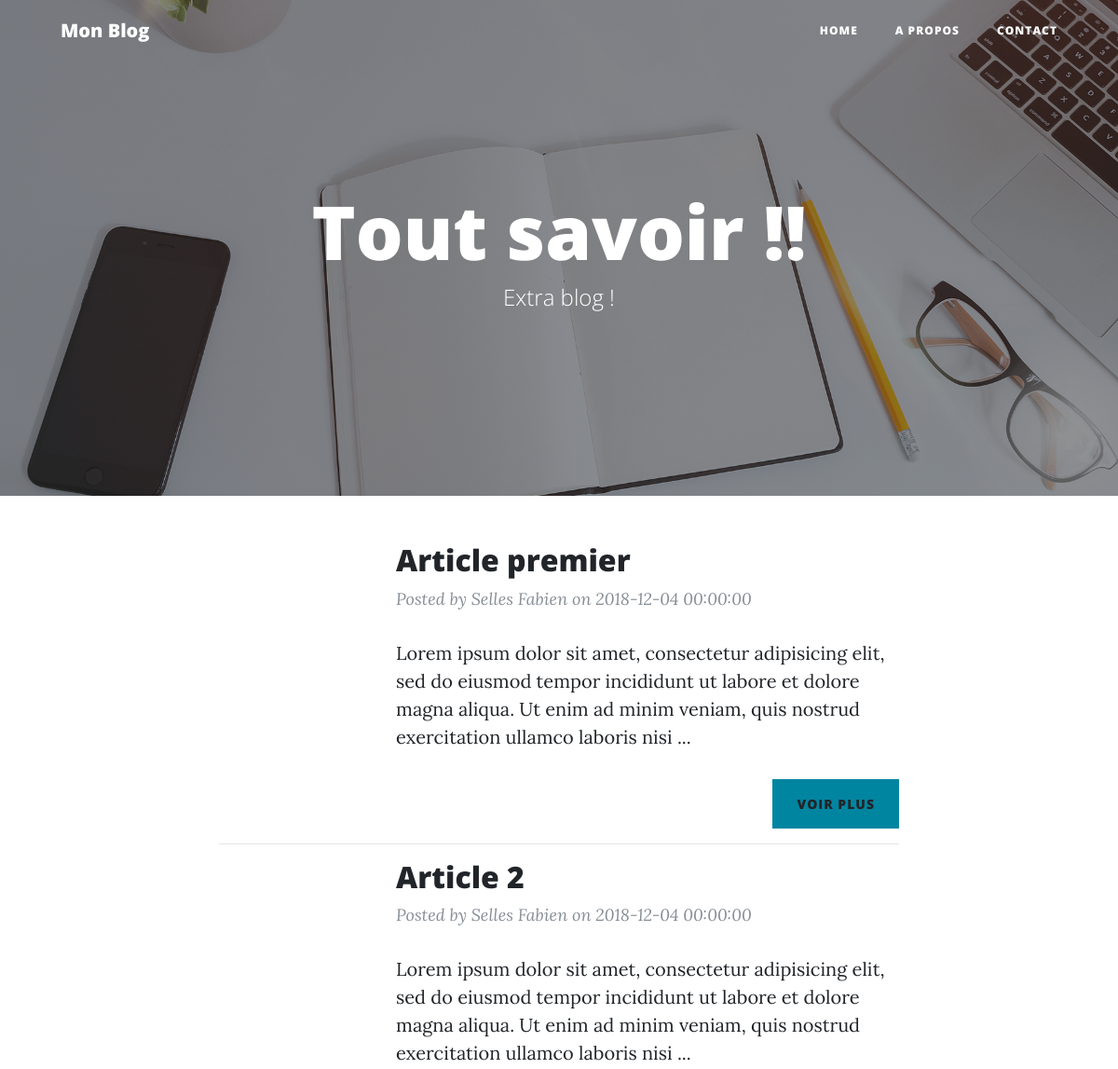
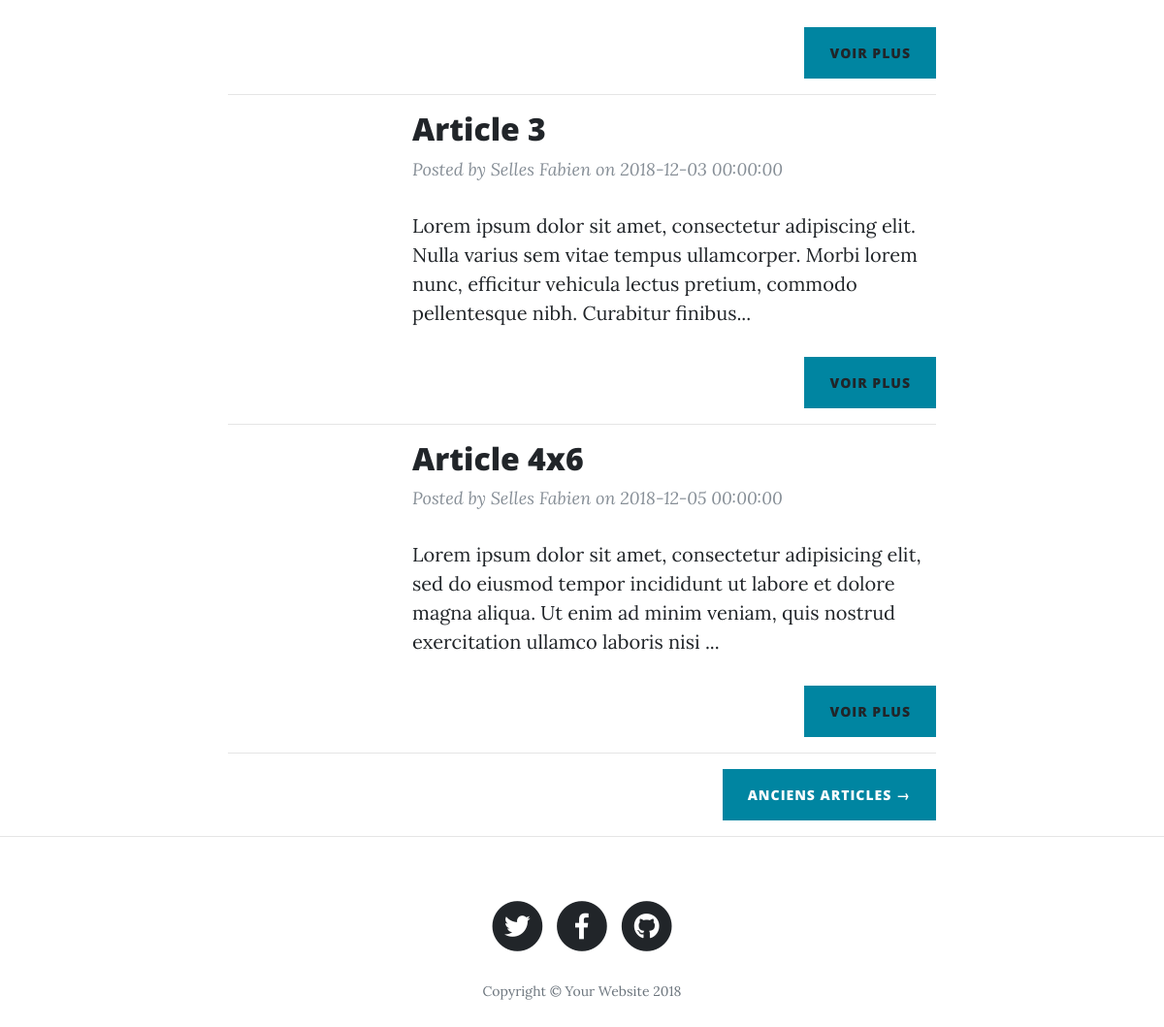
The page / on the database its author committed (2 pictures, top to bottom).
### tables this page shows
CREATE TABLE IF NOT EXISTS `article` (
  `art_id` int(10) UNSIGNED NOT NULL AUTO_INCREMENT,
  `art_title` varchar(255) DEFAULT NULL,
  `art_content` text,
  `art_datepublish` datetime DEFAULT NULL,
  `art_user_id` int(10) UNSIGNED NOT NULL,
  `art_datecreated` datetime DEFAULT NULL,
  `art_picture` varchar(45) DEFAULT NULL,
  `art_publish` tinyint(1) DEFAULT NULL,
  PRIMARY KEY (`art_id`),
  KEY `fk_articles_users1_idx` (`art_user_id`)
);

CREATE TABLE IF NOT EXISTS `user` (
  `user_id` int(10) UNSIGNED NOT NULL AUTO_INCREMENT,
  `user_email` varchar(255) DEFAULT NULL,
  `user_password` varchar(255) DEFAULT NULL,
  `user_firstname` varchar(45) DEFAULT NULL,
  `user_lastname` varchar(45) DEFAULT NULL,
  `user_datecreated` datetime DEFAULT NULL,
  `user_bio` tinytext,
  `user_avatar` varchar(255) DEFAULT NULL,
  `user_role` varchar(20) NOT NULL DEFAULT 'ROLE_AUTHOR',
  PRIMARY KEY (`user_id`)
);

### index.php (called while the page is built, shortened)
<?php
try
{
	$dbh = connexion();
	$sql  ='SELECT * FROM article INNER JOIN user ON user.user_id = article.art_user_id';
	$sth = $dbh->prepare($sql);
	$sth->execute();
	$articles = $sth->fetchAll(PDO::FETCH_ASSOC);
}
catch (PDOException $e)
{
	$erreur = 'Erreur base de données : '.$e->getMessage();
}
include('tpl/layout.phtml');

### tpl/home.phtml (the view, shortened to what this page needs)
 <?php foreach($articles as $article):?>
     <div class="row">
        <div class="col-md-3">
        </div>
        <div class="col-md-9 post-preview">
            <h2 class="post-title"><?=$article['art_title']?></h2>
            <p class="post-meta">Posted by <?=$article['user_firstname']?> <?=$article['user_lastname']?> on <?=$article['art_datepublish']?></p>
            <p><?=mb_strimwidth(strip_tags($article['art_content']),0,200,'...');?></p>
            <a class="btn btn-primary float-right" href="detailArticle.php?id=<?=$article['art_id']?>">Voir plus</a>
        </div>
    </div>
<hr>
<?php endforeach;?>

### tpl/layout.phtml (shortened to what this page needs)
<!DOCTYPE html>
<html lang="en">
  <head>
    <link href="vendor/bootstrap/css/bootstrap.min.css" rel="stylesheet">
    <link href="vendor/fontawesome-free/css/all.min.css" rel="stylesheet" type="text/css">
    <link href="css/clean-blog.min.css" rel="stylesheet">
  </head>
  <body>
    <nav class="navbar navbar-expand-lg navbar-light fixed-top" id="mainNav">
      <div class="container">
        <a class="navbar-brand" href="index.php">Mon Blog</a>
        <div class="collapse navbar-collapse" id="navbarResponsive">
          <ul class="navbar-nav ml-auto">
            <li class="nav-item">
              <a class="nav-link" href="index.php">Home</a>
            </li>
            <li class="nav-item">
              <a class="nav-link" href="about.php">A propos</a>
            </li>
            <li class="nav-item">
              <a class="nav-link" href="contact.php">Contact</a>
            </li>
          </ul>
        </div>
      </div>
    </nav>
    <header class="masthead" style="background-image: url('img/home-bg.jpg')">
      <div class="overlay"></div>
      <div class="container">
        <div class="row">
          <div class="col-lg-8 col-md-10 mx-auto">
            <div class="site-heading">
              <h1>Tout savoir !!</h1>
              <span class="subheading">Extra blog !</span>
            </div>
          </div>
        </div>
      </div>
    </header>
    <div class="container">
      <div class="row">
        <div class="col-lg-8 col-md-10 mx-auto">
            <?php
                include('tpl/'.$vue.'.phtml');
          ?>
          <div class="clearfix">
            <a class="btn btn-primary float-right" href="#">Anciens articles &rarr;</a>
          </div>
        </div>
      </div>
    </div>
    <hr>
    <footer>
      <div class="container">
        <div class="row">
          <div class="col-lg-8 col-md-10 mx-auto">
            <ul class="list-inline text-center">
              <li class="list-inline-item">
                <a href="#">
                  <span class="fa-stack fa-lg">
                    <i class="fas fa-circle fa-stack-2x"></i>
                    <i class="fab fa-twitter fa-stack-1x fa-inverse"></i>
                  </span>
                </a>
              </li>
              <li class="list-inline-item">
                <a href="#">
                  <span class="fa-stack fa-lg">
                    <i class="fas fa-circle fa-stack-2x"></i>
                    <i class="fab fa-facebook-f fa-stack-1x fa-inverse"></i>
                  </span>
                </a>
              </li>
              <li class="list-inline-item">
                <a href="#">
                  <span class="fa-stack fa-lg">
                    <i class="fas fa-circle fa-stack-2x"></i>
                    <i class="fab fa-github fa-stack-1x fa-inverse"></i>
                  </span>
                </a>
              </li>
            </ul>
            <p class="copyright text-muted">Copyright &copy; Your Website 2018</p>
          </div>
        </div>
      </div>
    </footer>
  </body>
</html>

### rows shown on the page
article: art_title "Article premier", art_user.user_firstname "Selles", art_user.user_lastname "Fabien", art_datepublish "2018-12-04 00:00:00", art_content "Lorem ipsum dolor sit amet, consectetur adipisicing elit, sed do eiusmod tempor incididunt ut labore et dolore magna aliqua. Ut enim ad minim veniam, quis nostrud exercitation ullamco laboris nisi ..."
article: art_title "Article 2", art_user.user_firstname "Selles", art_user.user_lastname "Fabien", art_datepublish "2018-12-04 00:00:00", art_content "Lorem ipsum dolor sit amet, consectetur adipisicing elit, sed do eiusmod tempor incididunt ut labore et dolore magna aliqua. Ut enim ad minim veniam, quis nostrud exercitation ullamco laboris nisi ..."
article: art_title "Article 3", art_user.user_firstname "Selles", art_user.user_lastname "Fabien", art_datepublish "2018-12-03 00:00:00", art_content "Lorem ipsum dolor sit amet, consectetur adipiscing elit. Nulla varius sem vitae tempus ullamcorper. Morbi lorem nunc, efficitur vehicula lectus pretium, commodo pellentesque nibh. Curabitur finibus..."
article: art_title "Article 4x6", art_user.user_firstname "Selles", art_user.user_lastname "Fabien", art_datepublish "2018-12-05 00:00:00", art_content "Lorem ipsum dolor sit amet, consectetur adipisicing elit, sed do eiusmod tempor incididunt ut labore et dolore magna aliqua. Ut enim ad minim veniam, quis nostrud exercitation ullamco laboris nisi ..."
